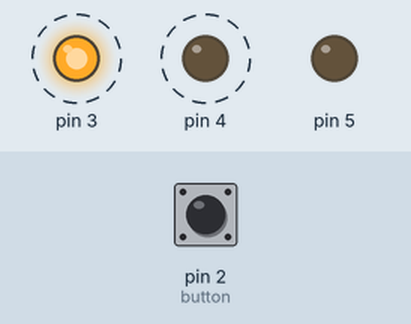
Simulated run of this sketch. Board: Arduino Uno, built with avr-gcc and run on an emulated ATmega328P. Shown: output pins drawn as LEDs (lit = HIGH). Dashed ring = blinking. The inputs (shaded band) are chosen by the test bench; at power-on: pin 2 (button) HIGH.

Above: at 1.8 s.
1.9 s: pin 2 (button) pulled LOW for 3.2 s
At 2.6 s:
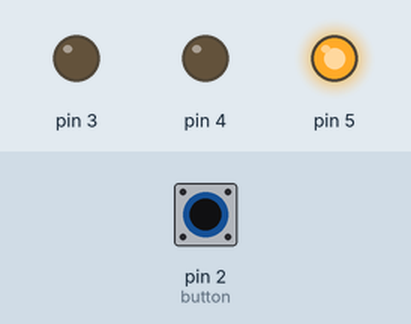
At 5.22 s:
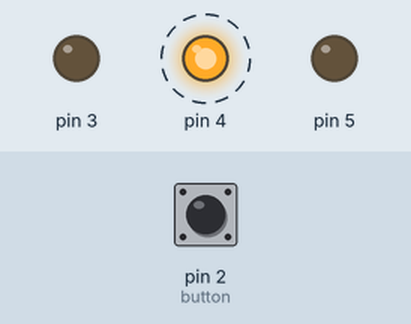
Timing chart, 0 to 12.6 s (numbered marks = the images above; inputs shaded):
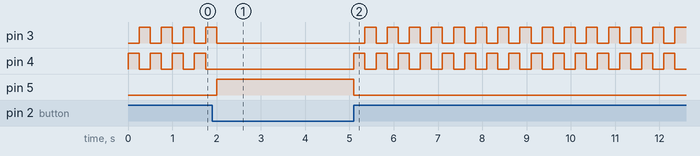

Measured:
- after the input at 1.9 s, pin 5: LOW → HIGH after 0.10 s, → LOW 3.1 s later
- by itself, pin 3: repeats every 0.50 s: HIGH 0.25 s, LOW 0.25 s

The sketch:

spaceship_interface.ino
```cpp
int switchState = 0;

void setup() {
  // put your setup code here, to run once:
  pinMode(5, OUTPUT);
  pinMode(4, OUTPUT);
  pinMode(3, OUTPUT);
  pinMode(2, INPUT);

}

// Check voltage on each ditigal input.

void loop() {
  // put your main code here, to run repeatedly:
  switchState = digitalRead(2); // digital pin 2 connected to push button.

  if (switchState == LOW) {
    digitalWrite(5, HIGH);
    digitalWrite(4, LOW);
    digitalWrite(3, LOW);
  } else {
    digitalWrite(5, LOW);
    digitalWrite(4, HIGH);
    digitalWrite(3, LOW);

    delay(250);

    digitalWrite(4, LOW);
    digitalWrite(3, HIGH);

    delay(250);
  }

}
```
